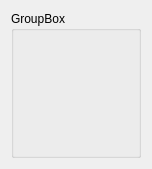
<?xml version="1.0" encoding="UTF-8"?>
<ui version="4.0">
 <class>Form</class>
 <widget class="QWidget" name="Form">
  <property name="geometry">
   <rect>
    <x>0</x>
    <y>0</y>
    <width>152</width>
    <height>169</height>
   </rect>
  </property>
  <property name="sizePolicy">
   <sizepolicy hsizetype="Fixed" vsizetype="Fixed">
    <horstretch>0</horstretch>
    <verstretch>0</verstretch>
   </sizepolicy>
  </property>
  <property name="windowTitle">
   <string>Form</string>
  </property>
  <layout class="QHBoxLayout" name="horizontalLayout_2">
   <item>
    <widget class="QGroupBox" name="box">
     <property name="title">
      <string>GroupBox</string>
     </property>
     <layout class="QHBoxLayout" name="horizontalLayout">
      <item>
       <widget class="Toggle" name="command">
        <property name="sizePolicy">
         <sizepolicy hsizetype="Fixed" vsizetype="MinimumExpanding">
          <horstretch>0</horstretch>
          <verstretch>0</verstretch>
         </sizepolicy>
        </property>
        <property name="frame" stdset="0">
         <string/>
        </property>
        <property name="signal" stdset="0">
         <string/>
        </property>
        <property name="label_visible" stdset="0">
         <bool>false</bool>
        </property>
        <property name="tx" stdset="0">
         <bool>true</bool>
        </property>
        <property name="value_labels_visible" stdset="0">
         <bool>false</bool>
        </property>
       </widget>
      </item>
      <item>
       <layout class="QVBoxLayout" name="verticalLayout_12">
        <item>
         <widget class="Led" name="status_on">
          <property name="sizePolicy">
           <sizepolicy hsizetype="Fixed" vsizetype="Fixed">
            <horstretch>0</horstretch>
            <verstretch>0</verstretch>
           </sizepolicy>
          </property>
          <property name="frame" stdset="0">
           <string/>
          </property>
          <property name="signal" stdset="0">
           <string/>
          </property>
          <property name="label_override" stdset="0">
           <string/>
          </property>
          <property name="label_visible" stdset="0">
           <bool>true</bool>
          </property>
          <property name="label_from_enumeration" stdset="0">
           <bool>true</bool>
          </property>
         </widget>
        </item>
        <item>
         <widget class="Led" name="status_off">
          <property name="sizePolicy">
           <sizepolicy hsizetype="Fixed" vsizetype="Fixed">
            <horstretch>0</horstretch>
            <verstretch>0</verstretch>
           </sizepolicy>
          </property>
          <property name="frame" stdset="0">
           <string/>
          </property>
          <property name="signal" stdset="0">
           <string/>
          </property>
          <property name="label_override" stdset="0">
           <string/>
          </property>
          <property name="label_visible" stdset="0">
           <bool>true</bool>
          </property>
          <property name="label_from_enumeration" stdset="0">
           <bool>true</bool>
          </property>
          <property name="on_value" stdset="0">
           <number>0</number>
          </property>
         </widget>
        </item>
       </layout>
      </item>
     </layout>
    </widget>
   </item>
  </layout>
 </widget>
 <customwidgets>
  <customwidget>
   <class>Led</class>
   <extends>QWidget</extends>
   <header>epyq.widgets.led</header>
  </customwidget>
  <customwidget>
   <class>Toggle</class>
   <extends>QWidget</extends>
   <header>epyq.widgets.toggle</header>
  </customwidget>
 </customwidgets>
 <resources/>
 <connections/>
</ui>
